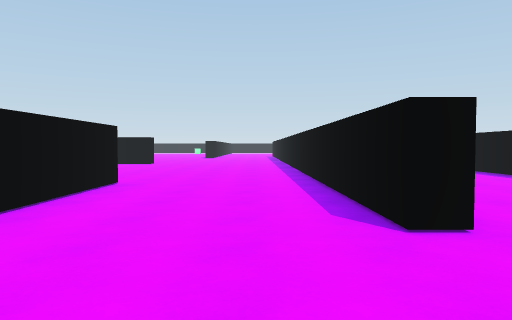
[1] (above)

24 first-person views from a walk through a scene from a Unity 3-D project. The camera is 1.3 m above the floor, tilts 2° down and sees 70° across. The floor is counted in squares, 2 m on a side. Each view is taken from the middle of a square. On the plan, view 1 faces up. The plan holds only what a view shows up to about 11 squares ahead; the rest is blank. The place goes on beyond the plan. The player is left out.

[2]
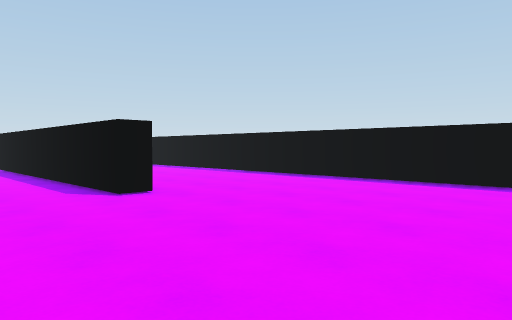

[3]
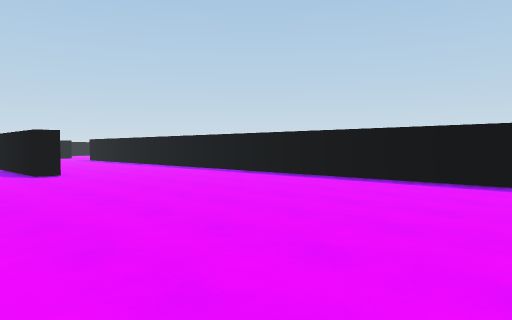

[4]
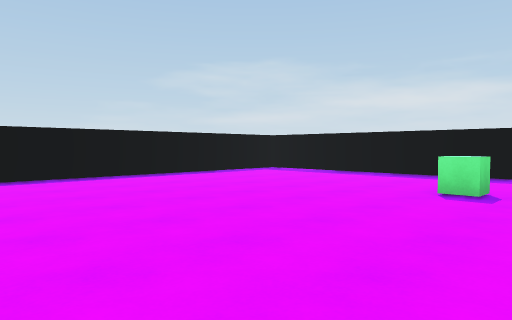

[5]
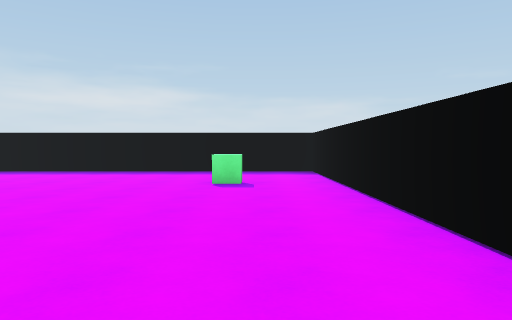

[6]
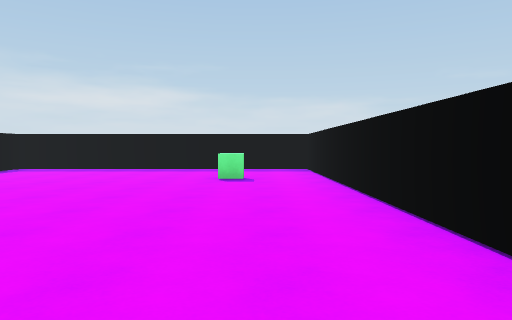

[7]
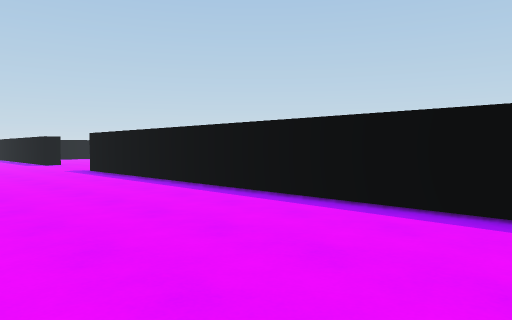

[8]
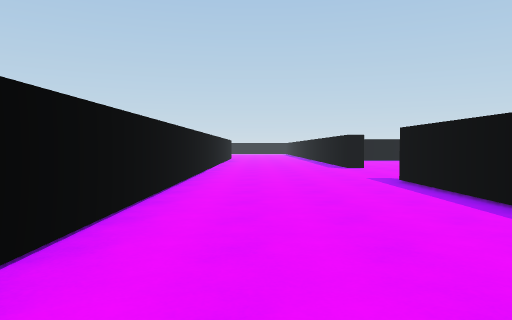

[9]
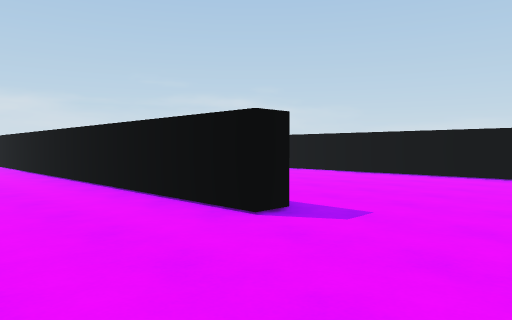

[10]
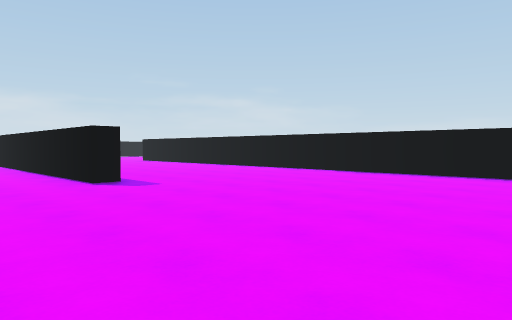

[11]
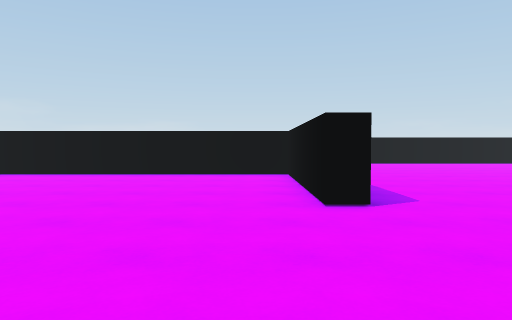

[12]
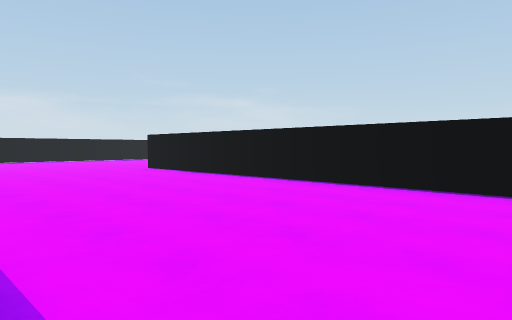

[13]
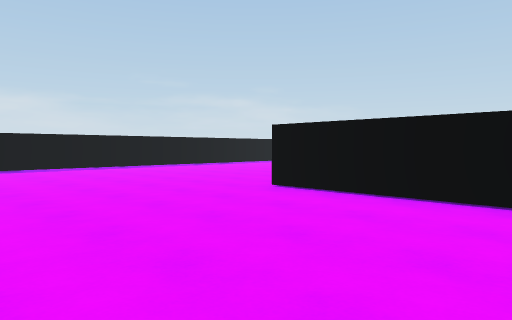

[14]
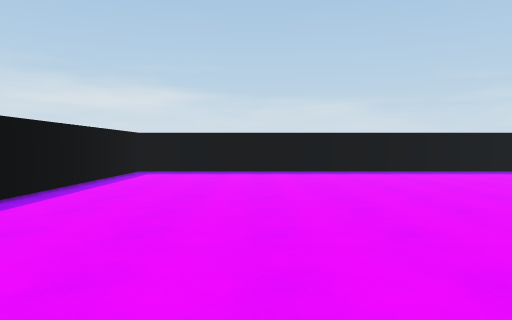

[15]
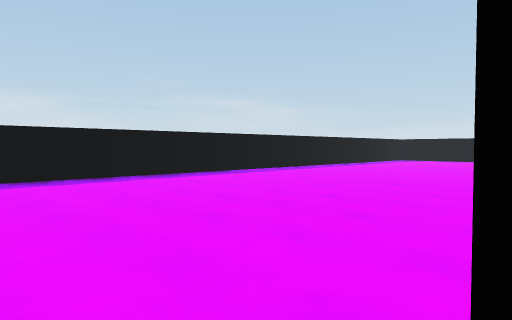

[16]
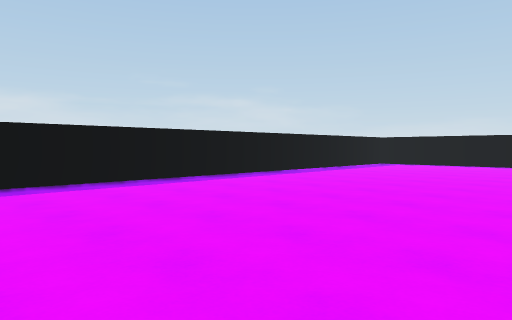

[17]
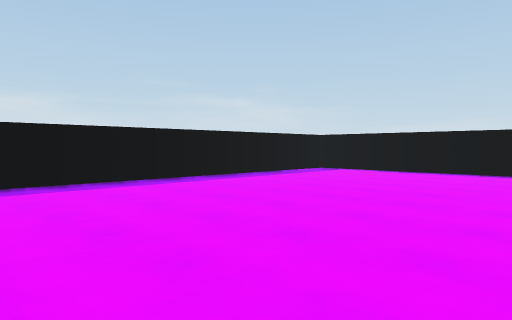

[18]
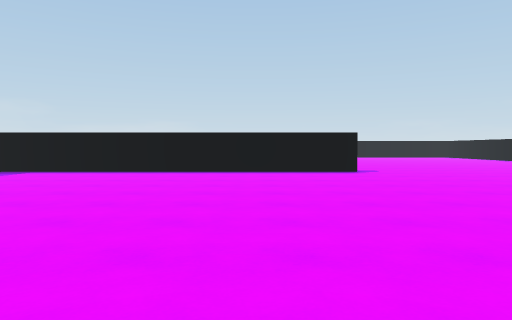

[19]
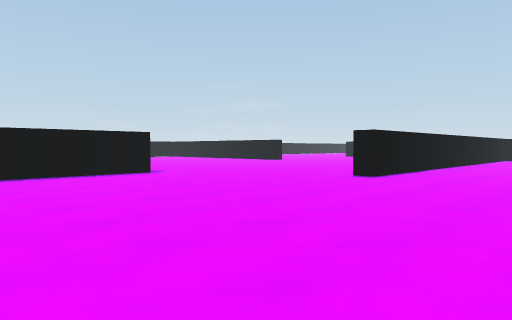

[20]
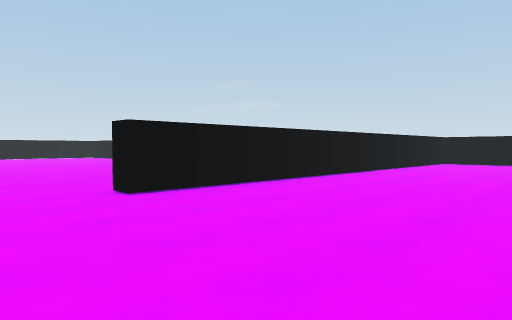

[21]
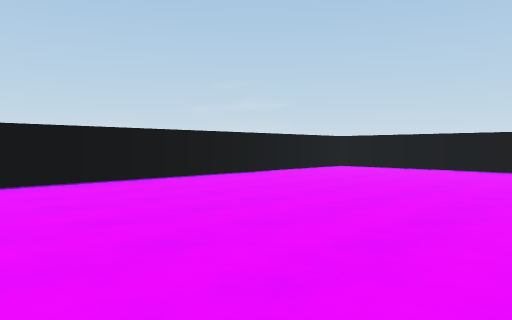

[22]
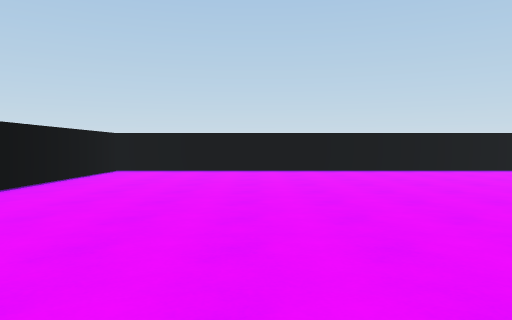

[23]
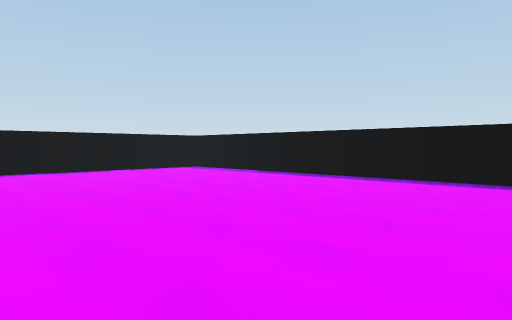

[24]
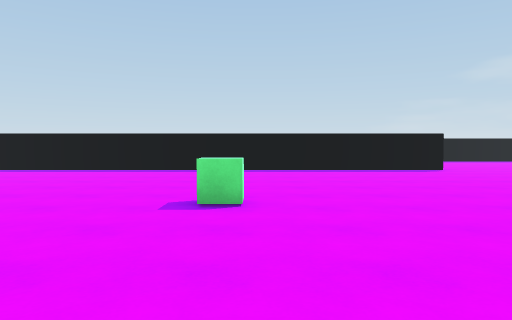

### Floor plan
Points are (right, up) in squares from view 1. A wall is a line through its corners. A room is listed if a view was taken in it or the views show most of it. See-through windows are left out.
Room 1 (views 1, 2, 3, 4, 5, 6, 7, 8)
walls: (1.8, 2.7) (1.2, 2.7); (-2.5, 1.5) (-2.5, -10.5) (5.8, -10.5) (5.8, 12); (1.7, 15.9) (1.7, 7.8); (6.2, 16) (5.8, 16)
ways out: opening at (-1, 1.3) to room 2
objects: green cube (-1, -7)
Room 2 (views 9, 10, 11, 12, 13, 14, 15, 16, 17, 18, 19, 20, 21, 22, 23, 24)
walls: (-25.3, -1.4) (-25.3, -10.5) (-3, -10.5) (-3, -5.2); (-9, -3.2) (-9, 12.6); (-10.1, 13.7) (-20.7, 13.7) (-20.7, 1.3) (-21.2, 1.3); (-3, 6.5) (-2.5, 6.5) (-2.5, 1.5); (-4, 14.4) (-4, 13.7) (-8.5, 13.7) (-8.5, -3.1); (1.2, 2.7) (1.2, 10.8)
ways out: opening at (-1, 1.3) to room 1
objects: green cube (-15, 3)

Positions as (right, up) in squares from view 1, and headings:
1: (0, 0), facing up
2: (-1, -2), facing up-right
3: (-1, -6), facing up-right
4: (-2, -2), facing down-right
5: (-1, -1), facing down
6: (-1, 0), facing down
7: (2, 2), facing up-right
8: (3, 5), facing up
9: (0, 9), facing down-left
10: (0, 13), facing down-left
11: (0, 13), facing left
12: (-3, 7), facing down-left
13: (-4, 1), facing down-left
14: (-6, -1), facing down
15: (-8, -3), facing down-left
16: (-12, -4), facing down-left
17: (-16, -4), facing down-left
18: (-16, -4), facing left
19: (-17, -6), facing up-left
20: (-16, -1), facing up-left
21: (-14, 3), facing up-left
22: (-17, 4), facing up
23: (-16, 4), facing up-right
24: (-19, 2), facing right
